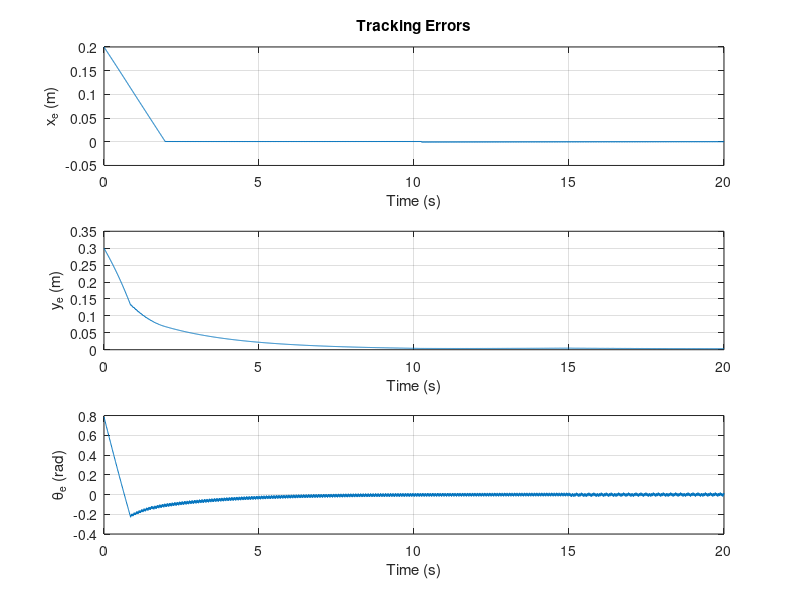
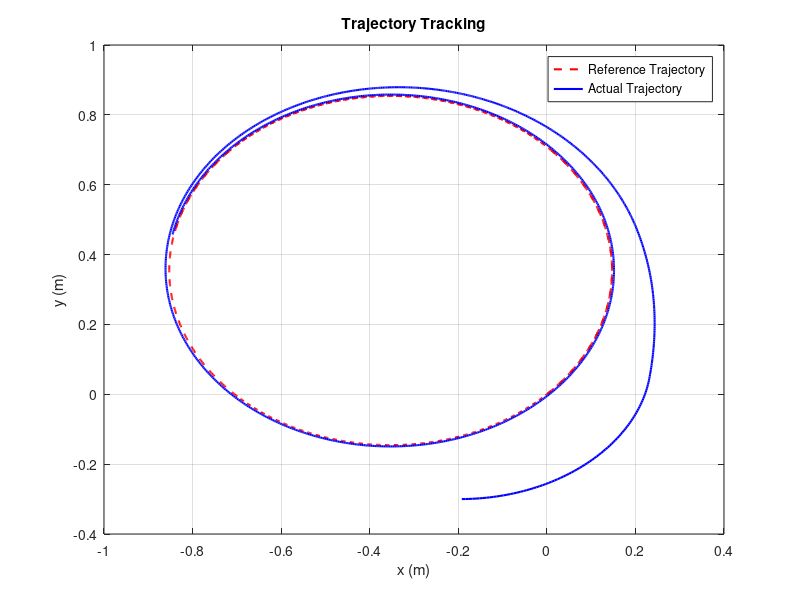

Write MATLAB code to recreate these figures, in order.
% Parameters
r = 0.0315; % Wheel radius (meters)
R = 0.09; % Distance between two wheels (meters)
c1 = 0.6; % Sliding surface parameter
eta1 = 1.2; % Reaching gain for sigma1
eta2 = 0.1; % Reaching gain for sigma2
dt = 0.01; % Time step (seconds)
t_end = 20; % Simulation end time (seconds)
t = 0:dt:t_end; % Time vector

% Reference trajectory parameters
vr_ref = 0.25; % Linear velocity (m/s)
wr_ref = 0.5; % Angular velocity (rad/s)

% Initial conditions
q = [-0.2; -0.3; 0]; % Initial state [x; y; theta]
qr = [0; 0; pi/4]; % Reference initial state
qe = [0; 0; 0]; % Error state

% Preallocate variables for storing results
q_trajectory = zeros(3, length(t));
q_ref_trajectory = zeros(3, length(t));
qe_trajectory = zeros(3, length(t));

% Simulation loop
for k = 1:length(t)
    % Compute error
    xe = (qr(1) - q(1)) * cos(q(3)) + (qr(2) - q(2)) * sin(q(3));
    ye = -(qr(1) - q(1)) * sin(q(3)) + (qr(2) - q(2)) * cos(q(3));
    theta_e = qr(3) - q(3);
    qe = [xe; ye; theta_e];
    
    % Sliding mode control law
    sigma1 = c1 * theta_e + atan(ye);
    sigma2 = xe;
    Jn = [0, 1/(1 + ye^2), 0; 1, 0, 0];
    E = [0, -(c1 + xe/(1 + ye^2)); -1, ye];
    u = -inv(E) * (Jn * [vr_ref * cos(theta_e); vr_ref * sin(theta_e); wr_ref] ...
        + [eta1 * sign(sigma1); eta2 * sign(sigma2)]);
    v = u(1);
    w = u(2);
    
    % Update state
    q_dot = [v * cos(q(3)); v * sin(q(3)); w];
    q = q + q_dot * dt;
    
    % Update reference trajectory
    qr_dot = [vr_ref * cos(qr(3)); vr_ref * sin(qr(3)); wr_ref];
    qr = qr + qr_dot * dt;
    
    % Store data
    q_trajectory(:, k) = q;
    q_ref_trajectory(:, k) = qr;
    qe_trajectory(:, k) = qe;
end

% Plot results
figure;
subplot(3, 1, 1);
plot(t, qe_trajectory(1, :));
xlabel('Time (s)');
ylabel('x_e (m)');
title('Tracking Errors');
grid on;

subplot(3, 1, 2);
plot(t, qe_trajectory(2, :));
xlabel('Time (s)');
ylabel('y_e (m)');
grid on;

subplot(3, 1, 3);
plot(t, qe_trajectory(3, :));
xlabel('Time (s)');
ylabel('\theta_e (rad)');
grid on;

figure;
plot(q_ref_trajectory(1, :), q_ref_trajectory(2, :), 'r--', 'LineWidth', 1.5);
hold on;
plot(q_trajectory(1, :), q_trajectory(2, :), 'b-', 'LineWidth', 1.5);
xlabel('x (m)');
ylabel('y (m)');
legend('Reference Trajectory', 'Actual Trajectory');
title('Trajectory Tracking');
grid on;
